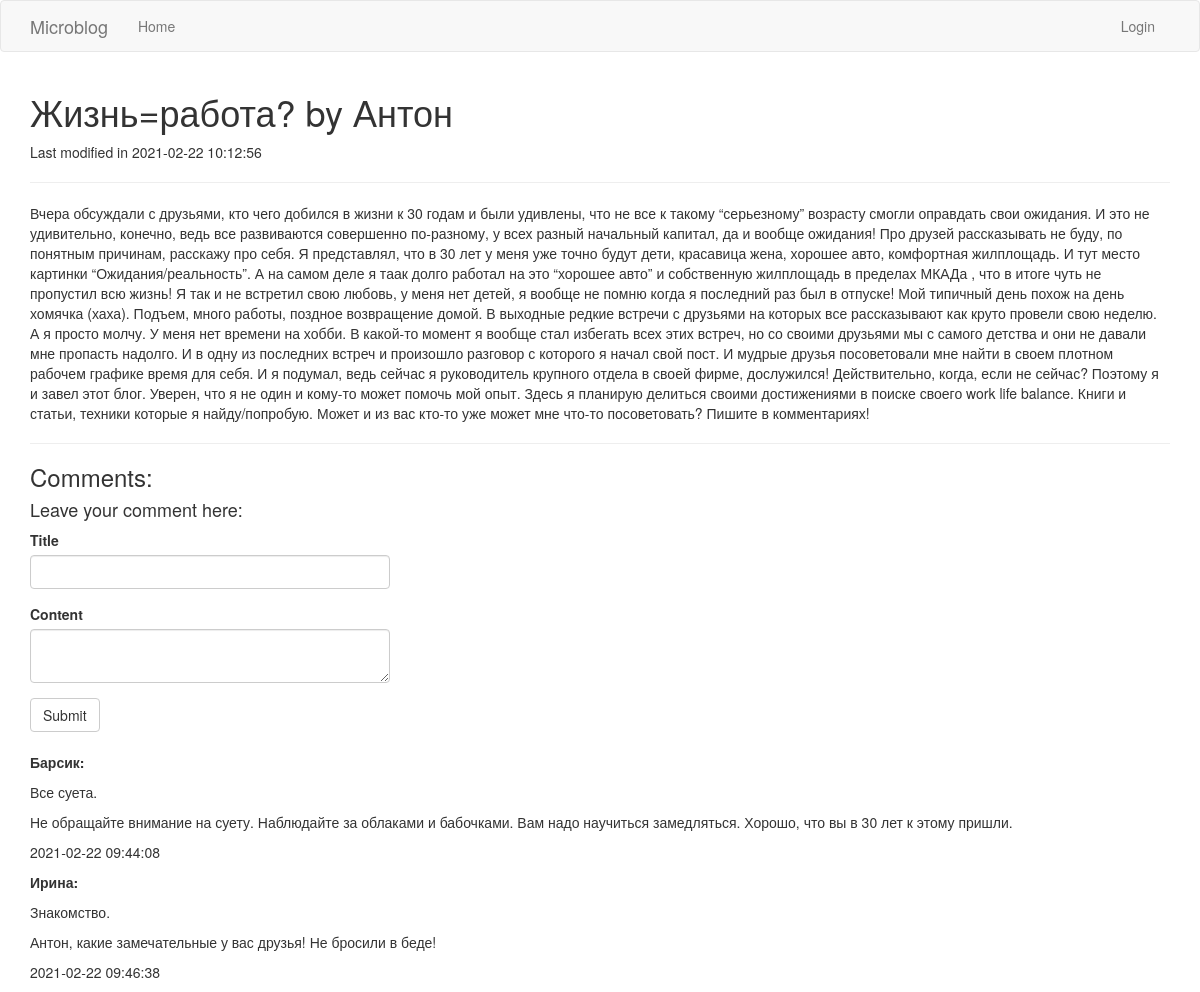
/post/1, run on the app's committed database.
### blog/models.py (models this page shows, shortened)
class Posts(db.Model):
    id = db.Column(db.Integer, primary_key=True)
    author_id = db.Column(db.Integer, db.ForeignKey('users.id'))
    title = db.Column(db.String(64))
    content = db.Column(db.String(2000))
    publication_datetime = db.Column(db.DateTime, index=True, default=datetime.utcnow)
    comments = db.relationship("Comments", backref="post", lazy="dynamic", cascade="all,delete")

class Users(UserMixin, db.Model):
    id = db.Column(db.Integer, primary_key=True)
    username = db.Column(db.String(64), index=True, unique=True)
    email = db.Column(db.String(120), index=True, unique=True)
    password_hash = db.Column(db.String(128))
    posts = db.relationship("Posts", backref='author', lazy='dynamic', cascade="all,delete")
    comments = db.relationship("Comments", backref="author", lazy="dynamic", cascade="all,delete")

class Comments(db.Model):
    id = db.Column(db.Integer, primary_key=True)
    post_id = db.Column(db.Integer, db.ForeignKey('posts.id'))
    author_id = db.Column(db.Integer, db.ForeignKey('users.id'))
    title = db.Column(db.String(64))
    content = db.Column(db.String(200))
    publication_datetime = db.Column(db.DateTime, index=True, default=datetime.utcnow)

### blog/routes.py (the view, shortened to what this page needs)
@app.route('/post/<post_id>', methods=['GET', 'POST'])
def post(post_id):
    form = CreatePostCommentForm()
    post = Posts.query.filter_by(id=post_id).first()
    author = current_user
    comments = Comments.query.filter_by(post_id=post.id)
    return render_template('post.html', post=post, comments=comments, form=form)

### blog/forms.py
class CreatePostCommentForm(FlaskForm):
    title = StringField("Title", validators=[DataRequired()])
    content = TextAreaField("Content", validators=[Length(min=0, max=2000)])
    submit = SubmitField("Submit")

### blog/templates/post.html (shortened to what this page needs)
{% extends "base.html" %}
{% block app_content %}
    <h1>{{ post.title }} by {{ post.author.username }}</h1>
    <p>Last modified in {{ post.publication_datetime.strftime("%Y-%m-%d %H:%M:%S") }}</p>
    <hr>
    <p>{{ post.content }}</p>
    <hr>
    <h3>Comments:</h3>
    <h4>Leave your comment here:</h4>
    {% include 'create_post_comment.html' %}
    <br>
    {% for comment in comments %}
        <p><b>{{ comment.author.username }}:</b></p>
        <p>{{ comment.title }}</p>
        <p>{{ comment.content }}</p>
        <p>{{ comment.publication_datetime.strftime("%Y-%m-%d %H:%M:%S") }}</p>
    {% endfor %}
{% endblock %}

### data on the page
Posts: title "Жизнь=работа?", publication_datetime "2021-02-22 10:12:56", content "Вчера обсуждали с друзьями, кто чего добился в жизни к 30 годам и были удивлены, что не все к такому “серьезному” возрасту смогли оправдать свои ожидания. И это не удивительно, конечно, ведь все развиваются совершенно по-разному, у всех разный начальный капитал, да и вообще ожидания! Про друзей рассказывать не буду, по понятным причинам, расскажу про себя. Я представлял, что в 30 лет у меня уже точно будут дети, красавица жена, хорошее авто, комфортная жилплощадь. И тут место картинки “Ожидания/реальность”. А на самом деле я таак долго работал на это “хорошее авто” и собственную жилплощадь в пределах МКАДа , что в итоге чуть не пропустил всю жизнь! Я так и не встретил свою любовь, у меня…"
Users: author.username "Антон"
Comments: author.username "Барсик", title "Все суета.", content "Не обращайте внимание на суету. Наблюдайте за облаками и бабочками. Вам надо научиться замедляться. Хорошо, что вы в 30 лет к этому пришли.", publication_datetime "2021-02-22 09:44:08"
Comments: author.username "Ирина", title "Знакомство.", content "Антон, какие замечательные у вас друзья! Не бросили в беде!", publication_datetime "2021-02-22 09:46:38"
